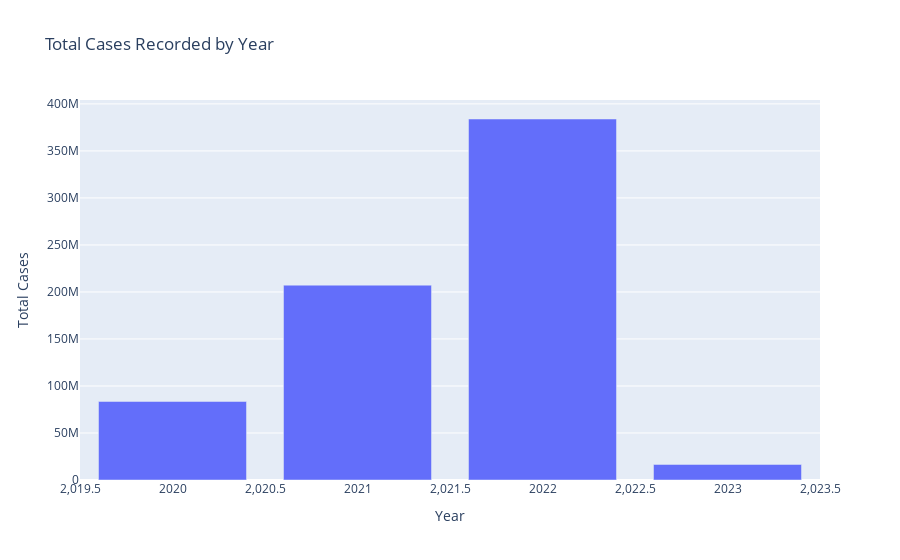

The cell this chart's notebook holds for it:
### Markdown cell above
<br><span style="font-family: 'Times New Roman', Times, serif; font-weight: bold; font-size: 25px;">Visualization of Total Cases Recorded by Year</span>

### Code cell
import plotly.express as px
import pandas as pd

# Data for visualization
year_data = {
    'Year': [2022, 2021, 2020, 2023],
    'Total Cases': [383936529, 207230743, 83522360, 16550112]
}

df_year = pd.DataFrame(year_data)
# Plot for yearly cases
fig_year = px.bar(df_year, x='Year', y='Total Cases', title='Total Cases Recorded by Year', labels={'Total Cases': 'Total Cases'})
fig_year.show()

### Figure 1 — Plotly figure (JSON) as saved in the notebook; plotly's stock layout.template omitted (floating-point values rounded to 4 significant figures)
{"data": [{"alignmentgroup": "True", "hovertemplate": "Year=%{x}<br>Total Cases=%{y}<extra></extra>", "legendgroup": "", "marker": {"color": "#636efa", "pattern": {"shape": ""}}, "name": "", "offsetgroup": "", "orientation": "v", "showlegend": false, "textposition": "auto", "type": "bar", "x": [2022, 2021, 2020, 2023], "xaxis": "x", "y": [383936529, 207230743, 83522360, 16550112], "yaxis": "y"}], "layout": {"barmode": "relative", "legend": {"tracegroupgap": 0}, "title": {"text": "Total Cases Recorded by Year"}, "xaxis": {"anchor": "y", "domain": [0, 1], "title": {"text": "Year"}}, "yaxis": {"anchor": "x", "domain": [0, 1], "title": {"text": "Total Cases"}}}}
